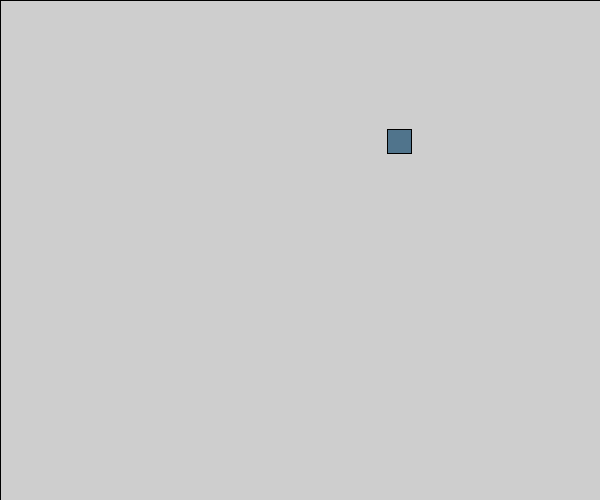
Frame 1 (no input)
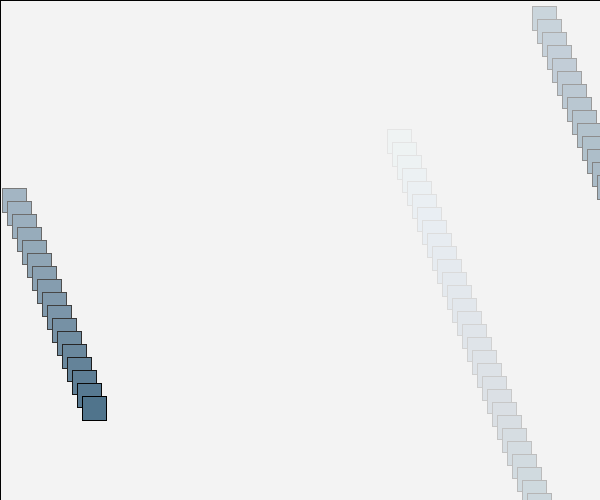
Frame 60 (the mouse pressed at the canvas centre just before this capture)
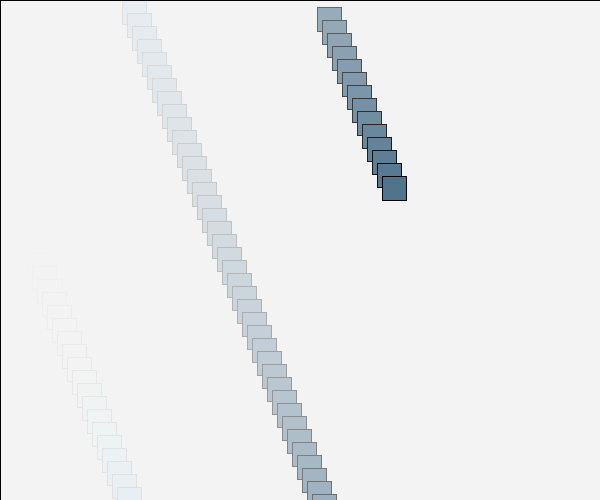
Frame 120 (the mouse held since frame 60 and released just before this capture)

The Processing sketch that drew these frames (run headless with seeded random() and noise(); from frame 60 on, the mouse is pressed at the canvas centre):

// Processing sketch: sketch__Parallel_Arrays__random_
// ── sketch__Parallel_Arrays__random_.pde

//  Advantages of Using Arrays

// change this number to change the number of squares.
final int MAX = 1;

/*
  This code does not use the iniitilizer list.  
  It uses the new opertor which allocates memory for the array.
  Each element is set to zero for the ints and to a special 
  value called null for the color. 
  
  For loops are used to traverse the arrays and assign
  randomly generate values.
  
  There are five arrays in this code.
  In all five arrays the [zero]th element is used
  to specify the zeroth rectangle:
     its x and y value
     its edge length
     its deltaX and deltaY values
     its color
     
  When arrays are used like this, they are called 
  parallel arrays.
*/

int [ ] x, y, edge, dX, dY;
color[ ] col;

void setup( )
{
  size( 600, 500 );
  
  x = initInt( 0, width );
  y = initInt( 0, height );
  edge = initInt( 5, 25 );
  dX = initInt( 2, 15 );
  dY = initInt( 2, 15 );
  
  col= initCol( );
}

void draw( )
{
   fill( 255, 10 );
   rect( 0, 0, width, height );
   drawRects( );
   moveRects( );
   
   println(frameRate);
}

void moveRects( )
{
     for ( int i = 0; i < x.length; i++)
  {
    x[ i ] += dX[ i ];
    y[ i ] += dY[ i ];  
  }  
}

void drawRects( )
{
   for ( int i = 0; i < x.length; i++)
  {
     fill( col[i] );
     rect( x[i]%width, y[i]%height, edge[i], edge[i]);
  } 
}

int[ ] initInt( int low, int high )
{
   int [ ] temp = new int[ MAX ];
   for (int i = 0; i <  temp.length; i++)
   {
      temp[ i ] = int(random( low, high ) ); 
   }
   return temp;
}

color[ ] initCol(  )
{
   color[ ] tempColor = new color[ MAX ];
   for (int i = 0; i <  tempColor.length; i++)
   {
      int redValue = int( random( 255) );
      int greenValue = int( random( 255) );
      int blueValue = int( random( 255 ) );
      tempColor[ i ] = color( redValue, greenValue, blueValue ); 
   }
   return tempColor;
}
